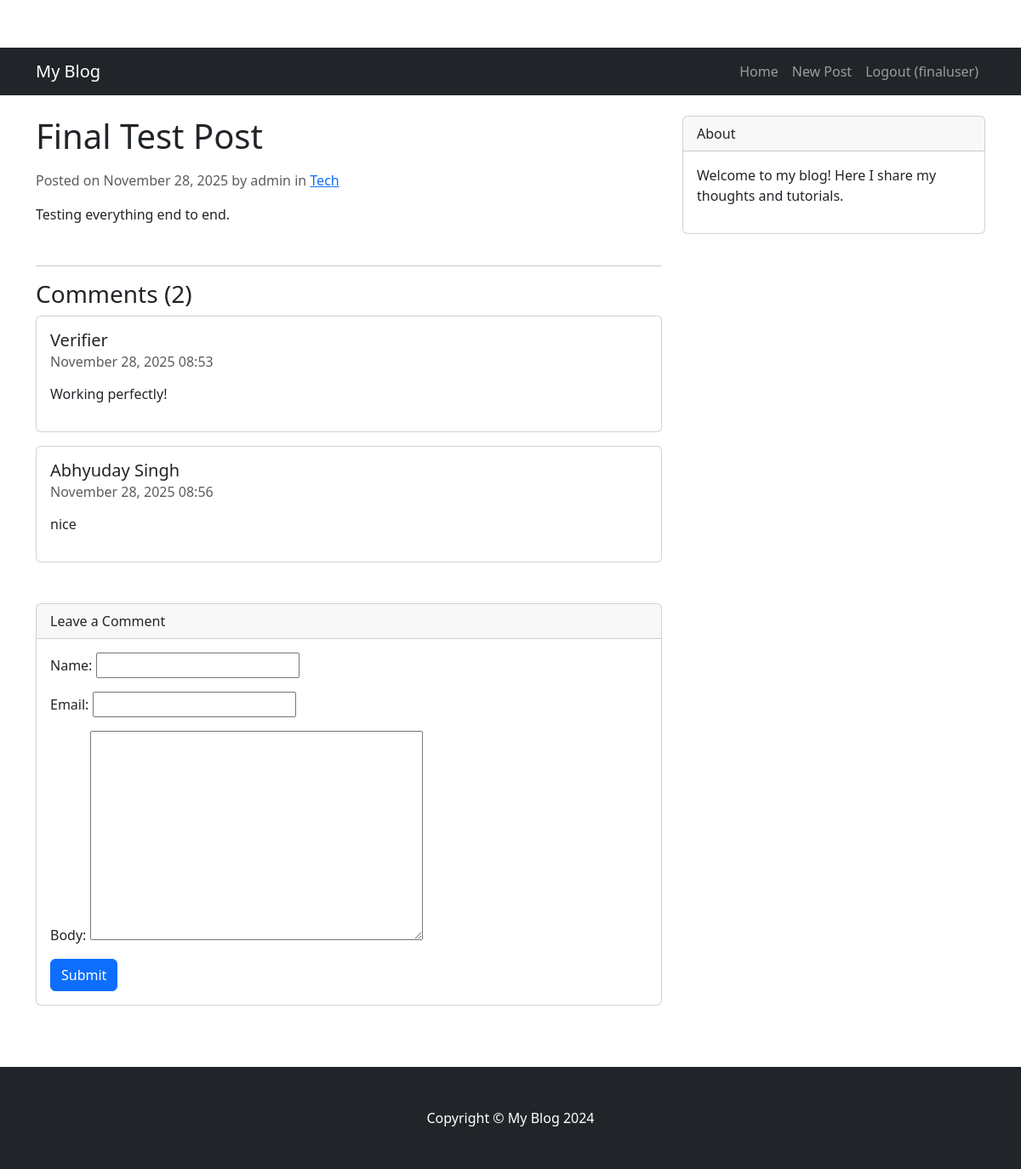
The page /final-test-post/ (signed in) on the database its author committed.
### blog/models.py (models this page shows, shortened)
class Post(models.Model):
    title = models.CharField(max_length=200)
    slug = models.SlugField(unique=True, blank=True)
    content = models.TextField()
    author = models.ForeignKey(User, on_delete=models.CASCADE)
    category = models.ForeignKey(Category, on_delete=models.SET_NULL, null=True, blank=True)
    image = models.ImageField(upload_to='posts/', blank=True, null=True)
    created_at = models.DateTimeField(auto_now_add=True)
    updated_at = models.DateTimeField(auto_now=True)

class Category(models.Model):
    name = models.CharField(max_length=100)
    slug = models.SlugField(unique=True, blank=True)
    class Meta:
        verbose_name_plural = "Categories"

class Comment(models.Model):
    post = models.ForeignKey(Post, on_delete=models.CASCADE, related_name='comments')
    name = models.CharField(max_length=80)
    email = models.EmailField()
    body = models.TextField()
    created_at = models.DateTimeField(auto_now_add=True)
    active = models.BooleanField(default=True)
    class Meta:
        ordering = ['created_at']

### blog/views.py (the view)
# urls.py: path('<slug:slug>/', views.post_detail, name='post_detail'),
def post_detail(request, slug):
    template_name = 'blog/post_detail.html'
    post = get_object_or_404(Post, slug=slug)
    comments = post.comments.filter(active=True)
    new_comment = None
    if request.method == 'POST':
        comment_form = CommentForm(data=request.POST)
        if comment_form.is_valid():
            new_comment = comment_form.save(commit=False)
            new_comment.post = post
            new_comment.save()
            return redirect('post_detail', slug=post.slug)
    else:
        comment_form = CommentForm()
    return render(request, template_name, {
        'post': post,
        'comments': comments,
        'new_comment': new_comment,
        'comment_form': comment_form
    })

### blog/forms.py
class CommentForm(forms.ModelForm):
    class Meta:
        model = Comment
        fields = ('name', 'email', 'body')

### templates/blog/post_detail.html (shortened to what this page needs)
{% extends 'base.html' %}
{% load crispy_forms_tags %}
{% block content %}
<article>
    <h1 class="mb-3">{{ post.title }}</h1>
    <div class="text-muted mb-3">
        Posted on {{ post.created_at|date:"F d, Y" }} by {{ post.author }}
        {% if post.category %}
        in <a href="{% url 'category_list' post.category.slug %}">{{ post.category.name }}</a>
        {% endif %}
    </div>
    <div class="mb-5">
        {{ post.content|linebreaks }}
    </div>
</article>
<hr>
<div class="mb-5">
    <h3>Comments ({{ comments.count }})</h3>
    {% for comment in comments %}
    <div class="card mb-3">
        <div class="card-body">
            <h5 class="card-title">{{ comment.name }}</h5>
            <h6 class="card-subtitle mb-2 text-muted">{{ comment.created_at|date:"F d, Y H:i" }}</h6>
            <p class="card-text">{{ comment.body|linebreaks }}</p>
        </div>
    </div>
    {% empty %}
    <p>No comments yet.</p>
    {% endfor %}
</div>
<div class="card mb-4">
    <div class="card-header">Leave a Comment</div>
    <div class="card-body">
        {% if new_comment %}
        <div class="alert alert-success" role="alert">
            Your comment is awaiting moderation.
        </div>
        {% else %}
        <form method="post">
            {{ comment_form.as_p }}
            <button type="submit" class="btn btn-primary">Submit</button>
        </form>
        {% endif %}
    </div>
</div>
{% endblock %}

### templates/base.html (shortened to what this page needs)
{% load static %}
<!DOCTYPE html>
<html lang="en">
<head>
    <link rel="stylesheet" href="https://cdn.jsdelivr.net/npm/bootstrap@5.3.0/dist/css/bootstrap.min.css">
    <link rel="stylesheet" href="{% static 'css/style.css' %}">
</head>
<body>
    <nav class="navbar navbar-expand-lg navbar-dark bg-dark mb-4">
        <div class="container">
            <a class="navbar-brand" href="{% url 'home' %}">My Blog</a>
            <div class="collapse navbar-collapse" id="navbarNav">
                <ul class="navbar-nav ms-auto">
                    <li class="nav-item">
                        <a class="nav-link" href="{% url 'home' %}">Home</a>
                    </li>
                    {% if user.is_authenticated %}
                    <li class="nav-item">
                        <a class="nav-link" href="{% url 'post_create' %}">New Post</a>
                    </li>
                    <li class="nav-item">
                        <form method="post" action="{% url 'logout' %}" class="d-inline">
                            <button type="submit" class="nav-link btn btn-link" style="text-decoration: none;">Logout
                                ({{ user.username }})</button>
                        </form>
                    </li>
                    {% endif %}
                </ul>
            </div>
        </div>
    </nav>
    <div class="container">
        <div class="row">
            <div class="col-md-8">
                {% block content %}
                {% endblock %}
            </div>
            <div class="col-md-4">
                <div class="card mb-4">
                    <div class="card-header">About</div>
                    <div class="card-body">
                        <p>Welcome to my blog! Here I share my thoughts and tutorials.</p>
                    </div>
                </div>
            </div>
        </div>
    </div>
    <footer class="py-5 bg-dark mt-5">
        <div class="container">
            <p class="m-0 text-center text-white">Copyright &copy; My Blog 2024</p>
        </div>
    </footer>
</body>
</html>

### static/css/style.css (style rules this page uses)
body { padding-top: 56px; }
footer { background-color: #343a40; color: white; }

### rows shown on the page
Post: title "Final Test Post", created_at "November 28, 2025", author "admin", category.name "Tech", content "Testing everything end to end."
Comment: name "Verifier", created_at "November 28, 2025 08:53", body "Working perfectly!"
Comment: name "Abhyuday Singh", created_at "November 28, 2025 08:56", body "nice"

### other values the page prints
{{ user.username }} "finaluser"
{{ comments.count }} "2"
